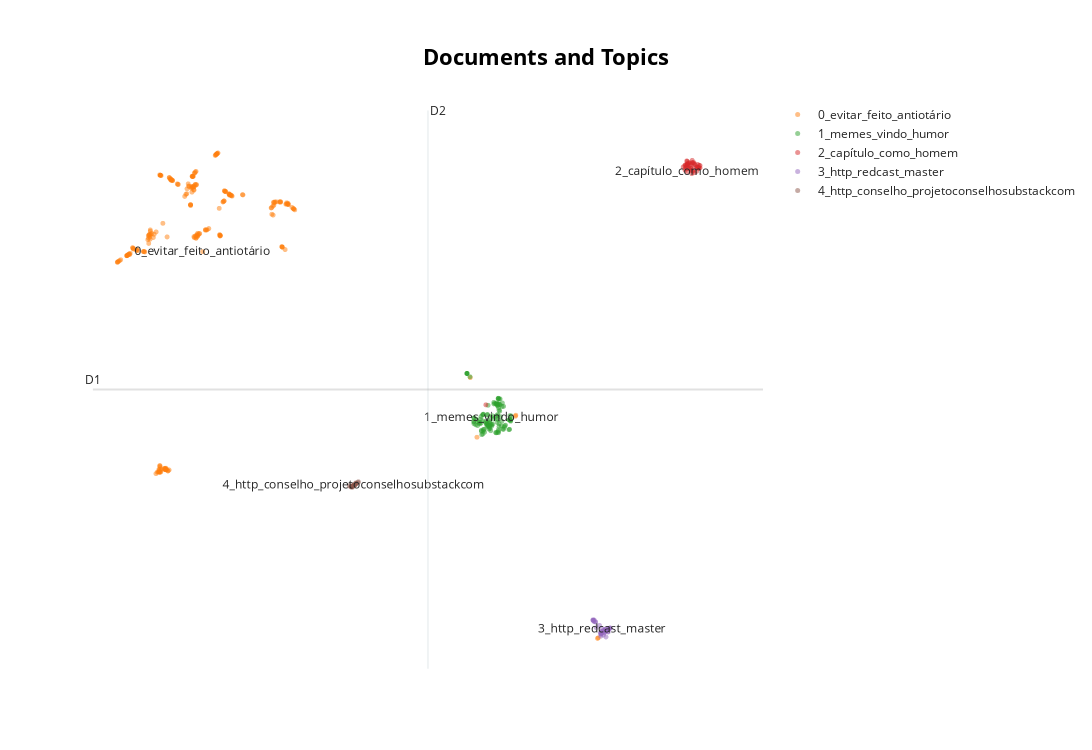

The code cell stored with this chart in its notebook:
### Code cell
# Run the visualization with the original embeddings
documents = topic_model.visualize_documents(sentences)
documents
